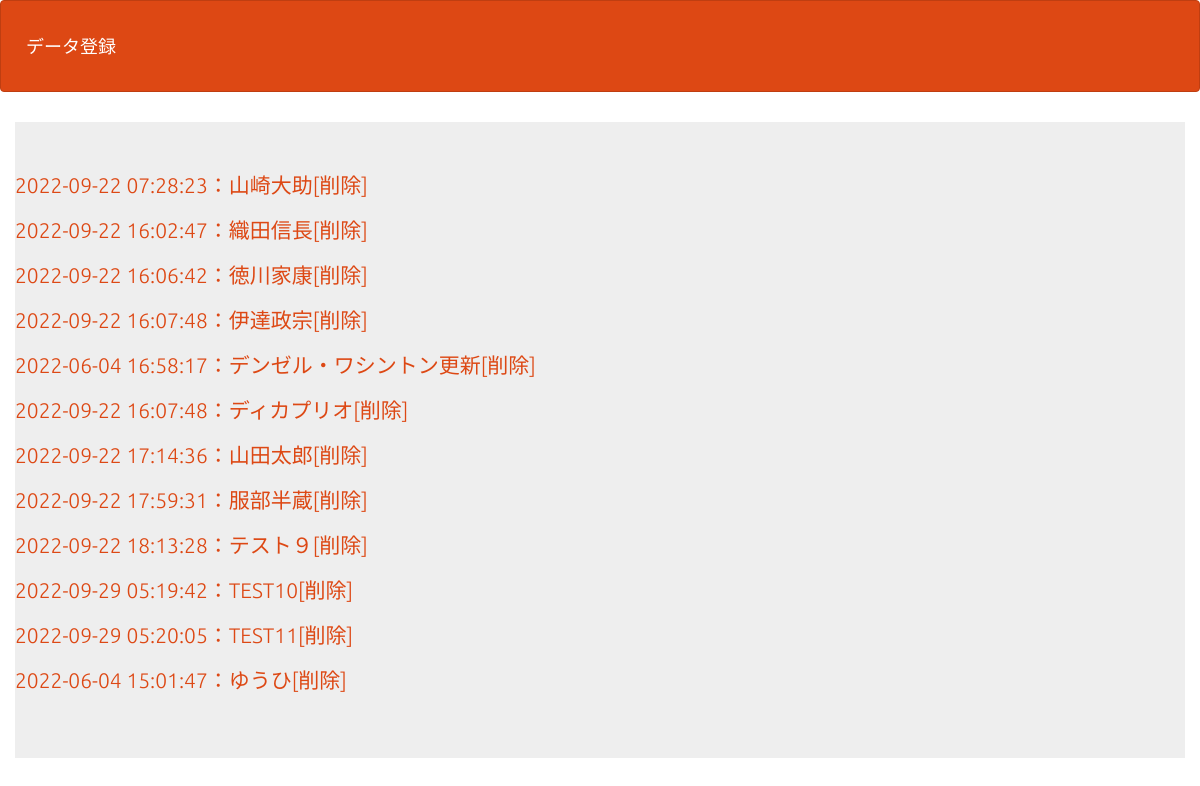
The page /select.php on the database its author committed.
### tables this page shows
CREATE TABLE `gs_an_table` (
  `id` int(12) NOT NULL,
  `name` varchar(64) NOT NULL,
  `age` int(3) NOT NULL,
  `email` varchar(256) NOT NULL,
  `content` text,
  `indate` datetime NOT NULL
);

### select.php (the view, shortened to what this page needs)
<?php
$pdo = db_conn();
$stmt = $pdo->prepare('SELECT * FROM gs_an_table');
$status = $stmt->execute();
$view = '';
if ($status === false) {
    $error = $stmt->errorInfo();
    exit('SQLError:' . print_r($error, true));
} else {
    while ($result = $stmt->fetch(PDO::FETCH_ASSOC)) {
        $view .= '<p>';
        $view .= '<a href="detail.php?id=' . $result['id'] . '">';
        $view .= $result['indate'] . '：' . $result['name'];
        $view .= '</a>';
        $view .= '<a href="delete.php?id=' . $result['id'] . '">';
        $view .= '[削除]';
        $view .= '</a>';
        $view .= '</p>';
    }
}
?>
<!DOCTYPE html>
<html lang="ja">
<head>
    <link rel="stylesheet" href="css/range.css">
    <link href="css/bootstrap.min.css" rel="stylesheet">
</head>
<body id="main">
    <header>
        <nav class="navbar navbar-default">
            <div class="container-fluid">
                <div class="navbar-header">
                    <a class="navbar-brand" href="index.php">データ登録</a>
                </div>
            </div>
        </nav>
    </header>
    <div>
        <div class="container jumbotron">
            <?= $view ?>
        </div>
    </div>
</body>
</html>

### select.php (style rules this page uses)
div { padding: 10px; font-size: 16px; }

### rows shown on the page
gs_an_table: value "2022-09-22 07:28:23：山崎大助 [削除]"
gs_an_table: value "2022-09-22 16:02:47：織田信長 [削除]"
gs_an_table: value "2022-09-22 16:06:42：徳川家康 [削除]"
gs_an_table: value "2022-09-22 16:07:48：伊達政宗 [削除]"
gs_an_table: value "2022-06-04 16:58:17：デンゼル・ワシントン更新 [削除]"
gs_an_table: value "2022-09-22 16:07:48：ディカプリオ [削除]"
gs_an_table: value "2022-09-22 17:14:36：山田太郎 [削除]"
gs_an_table: value "2022-09-22 17:59:31：服部半蔵 [削除]"
gs_an_table: value "2022-09-22 18:13:28：テスト９ [削除]"
gs_an_table: value "2022-09-29 05:19:42：TEST10 [削除]"
gs_an_table: value "2022-09-29 05:20:05：TEST11 [削除]"
gs_an_table: value "2022-06-04 15:01:47：ゆうひ [削除]"
